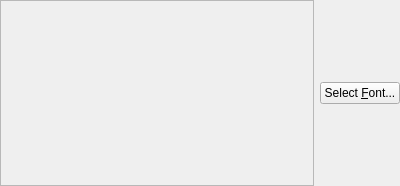
<?xml version="1.0" encoding="UTF-8"?>
<ui version="4.0">
 <class>FontButton</class>
 <widget class="QWidget" name="FontButton">
  <property name="geometry">
   <rect>
    <x>0</x>
    <y>0</y>
    <width>400</width>
    <height>186</height>
   </rect>
  </property>
  <property name="sizePolicy">
   <sizepolicy hsizetype="Preferred" vsizetype="Minimum">
    <horstretch>0</horstretch>
    <verstretch>0</verstretch>
   </sizepolicy>
  </property>
  <property name="windowTitle">
   <string notr="true">Form</string>
  </property>
  <layout class="QHBoxLayout" name="horizontalLayout">
   <property name="leftMargin">
    <number>0</number>
   </property>
   <property name="topMargin">
    <number>0</number>
   </property>
   <property name="rightMargin">
    <number>0</number>
   </property>
   <property name="bottomMargin">
    <number>0</number>
   </property>
   <item>
    <widget class="QLabel" name="fontPreviewLabel">
     <property name="sizePolicy">
      <sizepolicy hsizetype="Expanding" vsizetype="Minimum">
       <horstretch>0</horstretch>
       <verstretch>0</verstretch>
      </sizepolicy>
     </property>
     <property name="frameShape">
      <enum>QFrame::StyledPanel</enum>
     </property>
     <property name="frameShadow">
      <enum>QFrame::Sunken</enum>
     </property>
     <property name="text">
      <string/>
     </property>
     <property name="alignment">
      <set>Qt::AlignCenter</set>
     </property>
    </widget>
   </item>
   <item>
    <widget class="QPushButton" name="fontSelectButton">
     <property name="text">
      <string>Select &amp;Font...</string>
     </property>
    </widget>
   </item>
  </layout>
 </widget>
 <resources/>
 <connections/>
</ui>
